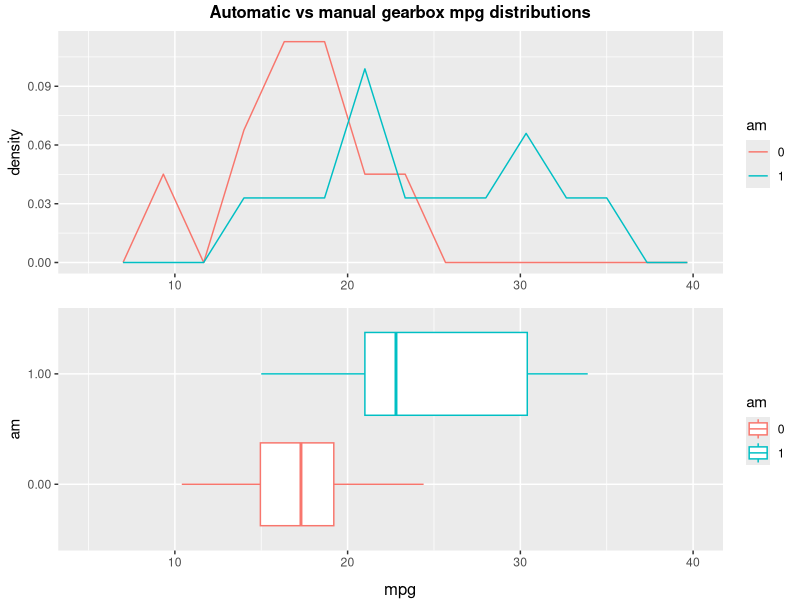

The R script that drew this image: (Note: this script raises an error after producing the figure.)
#' ---
#' title: "Linear Models"
#' subtitle: "Project1.R"
#' author: "Bruno Fischer Colonimos"
#' date: '`r format(Sys.Date(), "%d %B %Y")`'
#' output:
#'         html_document:
#'                 theme: readable
#'                 number_sections: yes
#'         word_document:
#'              fig_caption: yes
#'              fig_width: 9
#'              toc: no
#'              number_sections: yes
#'              theme: readable
#' ---


#+ options
knitr::opts_chunk$set(echo = FALSE)


#' libraries + external code
#' =========================

#+ libraries, warnings = FALSE

library(dplyr)
# require(graphics)
# library(GGally)
library(ggplot2)
library(grid)
library(gridExtra)

# source(file.path("morecode", "multiplot", "multiplot.R"))



#' The data
#' ========

# Help file : data frame with 32 observations on 11 variables.

# [, 1]	 mpg	 Miles/(US) gallon
# [, 2]	 cyl	 Number of cylinders
# [, 3]	 disp	 Displacement (cu.in.)
# [, 4]	 hp	 Gross horsepower
# [, 5]	 drat	 Rear axle ratio
# [, 6]	 wt	 Weight (1000 lbs)
# [, 7]	 qsec	 1/4 mile time
# [, 8]	 vs	 V/S
# [, 9]	 am	 Transmission (0 = automatic, 1 = manual)
# [,10]	 gear	 Number of forward gears
# [,11]	 carb	 Number of carburetors


data("mtcars")



#' Data exploration
#' ----------------

# means

means <- mtcars %>%
        group_by(am) %>%
        summarise(meanmpg=mean(mpg))

meanauto <- means[1,2]
meanmanual <- means[2,2]

# freq polygons
gpoly <- ggplot(mtcars, aes(mpg, y = ..density..,
                            color = factor(am))) +
        geom_freqpoly(bins = 16) +
        scale_color_discrete("am") +
        scale_x_continuous(limits = c(5, 40)) +
        xlab(NULL)
# gpoly


# boxplots
gbox <- ggplot(mtcars, aes(factor(am), mpg, color=factor(am))) +
        geom_boxplot() +
        scale_x_discrete("am",labels = c("0.00", "1.00")) +
        scale_y_continuous(limits = c(5, 40)) +
        scale_color_discrete("am") +
        ylab(NULL)+
        coord_flip()

# show freq polygons and boxplot

# remark: with the bold title, this is very slow
# bold title
title1 <- textGrob("Automatic vs manual gearbox mpg distributions",
                gp=gpar(fontface="bold"))

gr <- arrangeGrob(grobs=list(gpoly, gbox),
                  layout_matrix = matrix(c(1,2), nrow = 2) ,
                  top = title1,
                  bottom = "mpg")
# stores in gr use then grid.graw(gr)
grid.newpage()
grid.draw(gr)


# plotting the effect of every variable on mpg, conmparing
# automatic and manual transmissions

# plotting function
plotam <- function(varname, withlegend = FALSE) {
        g <- ggplot(mtcars,
               aes_(x = as.name(varname),
                    y = quote(mpg),
                    color = quote(factor(am)))) +
                geom_jitter(width= .3, height = .2) +
                geom_smooth(data = filter(mtcars, am ==0),
                            method="lm", se= FALSE) +
                geom_smooth(data = filter(mtcars, am ==1),
                            method="lm", se= FALSE) +
                ylab(NULL) +
                scale_color_discrete(guide_legend("am")) +
                theme(legend.position="bottom")
        if (withlegend) {
                g
        } else {
                g + theme(legend.position = "none")
        }
}

# test
# plotam("wt")
# plotam("wt" , withlegend=TRUE)

# plot all variables except mpg, against am
lpl <- lapply(X = setdiff(colnames(mtcars), c("am", "mpg")),
              plotam)


# display plots (with a common legend):

# get the legend from any one plot (the plot must have a legend)
# extract legend
# https://github.com/hadley/ggplot2/wiki/Share-a-legend-between-two-ggplot2-graphs
g_legend<-function(a.gplot){
        tmp <- ggplot_gtable(ggplot_build(a.gplot))
        leg <- which(sapply(tmp$grobs, function(x) x$name) == "guide-box")
        legend <- tmp$grobs[[leg]]
        return(legend)}

mylegend <- g_legend(plotam("wt", withlegend = TRUE))


# draw the plot
# windows(width = 10, height = 6)
title2 <- textGrob("Automatic vs manual:  mpg simple linear regressions",
                   gp = gpar(fontface="bold"))

gg <- arrangeGrob(grobs = lpl,
                  ncol = 3,
                  top = title2,
                  left = "mpg")

g3 <- arrangeGrob(gg,
                   mylegend, nrow=2, heights=c(10, 1))
grid.newpage()
grid.draw(g3)
# dev.off()




#' model selection
#' ===============

#' backwards elimination (without interaction)
#' -------------------------------------------

#' principle : start with a model with all variables, then
#' remove one by one the variable whith a coefficient not
#' significantly different from zero, starting with the
#' highest p-values.
#'
#' Here we get: mpg ~ am + wt + qsec
#'

# start

# first iteration
fit <- lm(mpg ~ carb + hp + disp + cyl + wt + gear + am + drat + vs + qsec, mtcars)

# testing function, not-really-so-great
nextstep <- function(fit) {
        sf <-  summary(fit)
        sfc <- summary(fit)$coef[-1,]
        rnames <- dimnames(sfc)[[1]]
        ix <- match(max(sfc[,4] ), sfc[,4] )
        # formula
        fitfla <- formula(fit)
        cfla <- as.character(fitfla)
        cfla <- paste(cfla[2], cfla[1], cfla[3])
        # result
        if (sfc[ix,4] > 0.05) {
                data.frame(nonsignif.var = rnames[ix],
                           p.value =  round(sfc[ix, 4], 3),
                           sigma = sf$sigma,
                           Rsquared =  sf$r.squared,
                           Adj.Rsquared = sf$adj.r.squared)
        } else {
                data.frame(nonsignif.var = "all significant",
                           formula = cfla,
                           sigma = sf$sigma,
                           Rsquared =  sf$r.squared,
                           Adj.Rsquared = sf$adj.r.squared)
        }
}


# init
i <- 1
elim <-  numeric(0)

step <- nextstep(fit)
elim[i] <- paste(step$nonsignif.var, "(p.value =", round(step$p.value, 2) , ")" )
i <- i + 1
# show essentials
summary(fit)
step
elim


# 2 removing cyl
fit <- lm(mpg ~ carb + hp + disp + wt + gear + am + drat + vs + qsec, mtcars)
step <- nextstep(fit)
elim[i] <- paste(step$nonsignif.var, "(p.value =", round(step$p.value, 2) , ")" )
i <- i + 1
# show essentials
summary(fit)
step
elim


# removing vs
fit <- lm(mpg ~ carb + hp + disp + wt + gear + am + drat + qsec, mtcars)
step <- nextstep(fit)
elim[i] <- paste(step$nonsignif.var, "(p.value =", round(step$p.value, 2) , ")" )
i <- i + 1
# show essentials
summary(fit)
step
elim


# removing carb
fit <- lm(mpg ~ hp + disp + wt + gear + am + drat + qsec, mtcars)
step <- nextstep(fit)
elim[i] <- paste(step$nonsignif.var, "(p.value =", round(step$p.value, 2) , ")" )
i <- i + 1
# show essentials
summary(fit)
step
elim


# removing gear
fit <- lm(mpg ~ hp + disp + wt + am + drat + qsec, mtcars)
step <- nextstep(fit)
elim[i] <- paste(step$nonsignif.var, "(p.value =", round(step$p.value, 2) , ")" )
i <- i + 1
# show essentials
summary(fit)
step
elim


# removing drat
fit <- lm(mpg ~ hp + disp + wt + am + qsec, mtcars)
step <- nextstep(fit)
elim[i] <- paste(step$nonsignif.var, "(p.value =", round(step$p.value, 2) , ")" )
i <- i + 1
# show essentials
summary(fit)
step
elim


# removing disp
fit <- lm(mpg ~ hp + wt + am + qsec, mtcars)
step <- nextstep(fit)
elim[i] <- paste(step$nonsignif.var, "(p.value =", round(step$p.value, 2) , ")" )
i <- i + 1
# show essentials
summary(fit)
step
elim

# removing hp final step
fit <- lm(mpg ~ wt + am + qsec, mtcars)
step <- nextstep(fit)
elim[i] <- paste(step$nonsignif.var, "(p.value =", round(step$p.value, 2) , ")" )
i <- i + 1
# show essentials
summary(fit)
step
elim

# All significants
#   nonsignif.var              formula    sigma  Rsquared Adj.Rsquared
# all significant mpg ~ wt + am + qsec 2.458846 0.8496636    0.8335561



#' mpg ~ wt + am + qsec diagnostics
#' --------------------------------

pr <- par("mfrow")
par(mfrow=c(2,2))
plot(fit, which = 1)
par(mfrow=pr)
dev.off()

# residuals plots
vnames <- c("wt", "am", "qsec") # variables in the final model

# Store residuals
mtcars1 <- mutate(mtcars, resid1 = rstudent(fit))

resvarplot <- function(varname) {
        ggplot(mtcars1, aes_(as.name(varname) , quote(resid1))) +
                geom_point()+
                geom_smooth()
}

lpres <- lapply(vnames, FUN=resvarplot)


windows(width = 10)
gr <- arrangeGrob(grobs = lpres,
          #ncols=3
          layout_matrix = matrix(c(1,2,3), nrow=1)
)
grid.draw(gr)
dev.off()



#' Adding interaction am:wt
#' ------------------------

fit2 <- lm(mpg ~ wt + am*wt + qsec, mtcars)
s <- summary(fit2)
s


pr <- par("mfrow")
par(mfrow=c(2,2))
plot(fit2, which = 4)
par(mfrow=pr)




#' Try Adding interaction am:qsec ==> no
#' -------------------------------------

fit3 <- lm(mpg ~ wt + am*wt + qsec + am*qsec, mtcars)
s <- summary(fit3)
s

an <- anova(fit, fit2, fit3)
an


# Analysis of Variance Table
#
# Model 1: mpg ~ wt + am + qsec
# Model 2: mpg ~ wt + am * wt + qsec
# Model 3: mpg ~ wt + am * wt + qsec + am * qsec
# Res.Df    RSS Df Sum of Sq       F   Pr(>F)
# 1     28 169.29
# 2     27 117.28  1    52.010 11.6099 0.002145 **
# 3     26 116.47  1     0.802  0.1791 0.675630
# ---
#  Signif. codes:  0 ‘***’ 0.001 ‘**’ 0.01 ‘*’ 0.05 ‘.’ 0.1 ‘ ’ 1

# p-values
pv <- an$`Pr(>F)`

#  NA 0.002144762 0.675630240

# get individual p-values
# pv[2]





#' We select : mpg ~ wt + am * wt + qsec
#' ------------------------




#' diagnostics2
#' ------------

pr <- par("mfrow")
par(mfrow=c(1,2))
plot(fit2, which=4)
plot(fit2, which=5)
par(mfrow = pr)


hatvalues(fit2)
dfb <- dfbetas(fit2)

str(dfb)

dfb[ , c("wt"  , "am", "wt:am")]

dfb[c("Fiat 128", "Maserati Bora" , "Chrysler Imperial" ) , c("wt"  , "am", "wt:am")]

# ==> Try without Chrysler Imperial , Maserati Bora

mtcars2 <- mtcars
mtcars2$model <- rownames(mtcars)
mtcars2 <- filter(mtcars2, model != "Chrysler Imperial", model != "Maserati Bora")
rownames(mtcars2) <- mtcars2$model

fit2B <- lm(mpg ~ wt + am*wt + qsec, mtcars2)
s <- summary(fit2B)
s

pr <- par("mfrow")
par(mfrow=c(1,2))
plot(fit2B, which = 4)
plot(fit2B, which = 5)
par(mfrow=pr)





hatvalues(fit2B)
dfb <- dfbetas(fit2B)
dfb[ , c("am", "wt:am")]



#'
#' conclusion:
#' -----------

# Point estimation
# neutral weight

nwt <- - (sfc[3,1] / sfc[5,1])
deltaslope <- sfc[5,1]


sfc <- summary(fit2B)$coef
sfc

# 2 equations, automatic vs manual
# automatic: mpg = 9.723 - 2.937 wt + 1.017 qs
# manual : mpg = (9.723 + 14.079) - (2.937 + 7.078) wt + 1.017 qs

# ==> for small wt, manual is better, for hign wt auto is better.
# balance point, w = 3.4 (thousands of lb)
# The manufactureres seem aware of it, as the overlap zone goes from circa

mt24 <- filter(mtcars, wt > 2.5 & wt < 4.5)
mt24a <- filter(mt24, am==0)
mt24m <- filter(mt24, am==1)
# ggplot(mt24, aes(wt, am))+ geom_point()
min(mt24a$wt) # 3.15
max(mt24m$wt) # 3.57




#'
#' (@) Bootstrapping the difference of coefficients
#' ====================================================
#'

data(mtcars)

# first: estimate the model from lm
fit <- lm(mpg ~  qsec + wt*am, mtcars)
sc <- summary(fit)$coefficients

# conf int for coeff(wt:am)
sc[5,1] + c(-1,1) * qt(df = nrow(mtcars) - 2, p = .975) * sc[5,2]



n <- nrow(mtcars)
B <- 10000

# resampling
set.seed(1254)


# do not storethe samples
#
# generate samples
x <- sample(1:n, n, replace = TRUE)

lsamp <- lapply(1:B, function(i) sample(1:n, n, replace = TRUE))

getcoeffs <- function(x){
        # sample data
        sdata <- mtcars[x,]
        # compute model
        fit <- lm(mpg ~  hp + wt*am, sdata)
        sc <- summary(fit)$coef

        bam <- sc[4,1]
        bamwt <- sc[5,1]
        wt0 <- (- bam / bamwt)
        c(wt0, bamwt)
}


lsamp <- sapply(lsamp, getcoeffs)
lsamp <- t(lsamp)
lsamp <- as.data.frame(lsamp, stringsAsFactors = FALSE)
colnames(lsamp) <- c("neutral", "diff_slope")

# conclusions about "neutral"
quantile(lsamp$neutral, c(.025, .975))
mean(lsamp[[1]]) # surprising
median(lsamp$neutral)
head(lsamp)
min(lsamp$neutral)
max(lsamp$neutral)

g = ggplot(lsamp, aes(x = neutral)) +
        geom_density(color = "black", fill = "lightblue") +
        scale_x_continuous(limits = c(1,5))
g


# About "diff_slope"

quantile(lsamp$diff_slope, c(.025, .975))
mean(lsamp$diff_slope) # surprising
median(lsamp$diff_slope)
















# ===================================================================================================
# ===================================================================================================


#' correlations
#' ------------

# cor(mtcars)

# heatmap(cor(mtcars),
#        col=colorRampPalette(c("blue","white", "red"))( 20 ))




#' diagnostics
#' ------------

pr <- par("mfrow")
par(mfrow=c(2,2))
plot(fit)
par(mfrow=pr)


# residuals plots

vnames <- c("wt", "am", "qsec") # variables in the final model

# rstudent(fit) # try


# Store residuals
mtcars <- mutate(mtcars, resid1 = rstudent(fit))


resvarplot <- function(varname, residvar = "resid1") {
        ggplot(mtcars, aes_(as.name(varname) , as.name(residvar))) +
                geom_point()+
                geom_smooth()
}

# resvarplot("wt")
# resvarplot("am")
# resvarplot("qsec")

lpres <- lapply(vnames, FUN=resvarplot)
windows(width=10)
multiplot(plotlist = lpres,
          #ncols=3
          layout = matrix(c(1,2,3), nrow=1)
          )
dev.off()




#' what about a different model with hp instead of qsec
#' -----------------------------------------------------


fit <- lm(mpg ~ wt + am + hp, mtcars)
s <- summary(fit)
s
# All significants
s$sigma
s$r.squared
s$adj.r.squared


# with hp and interaction

fit <- lm(mpg ~  am + hp + wt*am, mtcars)
s <- summary(fit)
s
# All significants
s$sigma
s$r.squared
s$adj.r.squared

# diagnostics
windows()
pr <- par("mfrow")
par(mfrow=c(2,2))
plot(fit)

par(mfrow = pr)
dev.off()

# SAME WITHOUR MASERATI bORA

rownames(mtcars)
mtcars <- mutate(mtcars, modname = rownames(mtcars))

mtcars2 <- filter(mtcars, modname != "Maserati Bora")


fit <- lm(mpg ~  am + hp + wt*am, mtcars2)
s <- summary(fit)
s
# All significants
s$sigma
s$r.squared
s$adj.r.squared

# diagnostics
windows()
pr <- par("mfrow")
par(mfrow=c(2,2))
plot(fit)

par(mfrow=pr)
dev.off()




vnames2 <- c("wt", "am", "hp") # variables in the final model
# Store residuals2
mtcars <- mutate(mtcars, resid2 = rstudent(fit))


resvarplot2 <- function(varname) {
        ggplot(mtcars, aes_(as.name(varname) , quote(resid2))) +
                geom_point()
}


lpres2 <- lapply(vnames2, FUN=resvarplot2)
multiplot(plotlist = lpres, ncols=3)
windows(width = 10)
multiplot(plotlist = lpres2,
          layout=matrix(c(1,2,3), nrow=1, byrow=TRUE))
dev.off()


# qqnorm(mtcars$resid1)
# qqnorm(mtcars$resid2)

ggplot(mtcars) + geom_qq(aes(sample = resid1))
ggplot(mtcars) + geom_qq(aes(sample = resid2))

ggplot(mtcars, aes(sample = resid1)) + stat_qq()
ggplot(mtcars, aes(sample = resid2)) + stat_qq()



ggplot(mtcars, aes(x= resid1)) +
        geom_histogram(bins=nclass.FD(mtcars$resid1))


ggplot(mtcars, aes(x= resid2)) +
        geom_histogram(bins=nclass.FD(mtcars$resid2))




#' correlations
#' -------------


# select(mtcars, one_of(vnames))
# cor(mtcars[vnames], select(mtcars, -one_of(names)))



# redv <- mtcars[c("mpg", vnames)]

heatmap(cor(mtcars[c("mpg", vnames)]),
        col=colorRampPalette(c("blue","white", "red"))( 20 ))

cor(mtcars[vnames])

heatmap(cor(mtcars[vnames])
        , col=colorRampPalette(c("blue","white", "red"))( 50 )
        #, zlim=c(-1.05, 1.05),
        , symm = TRUE
        )


heatmap(cor(mtcars[vnames2])
        , col=colorRampPalette(c("blue","white", "red"))( 50 )
        #, zlim=c(-1.05, 1.05),
        , symm = TRUE
)


# Correlations between variables inside the models and
# variables left out
cor(select(mtcars, one_of(vnames)),
    select(mtcars, - one_of(c(vnames, "mpg", 'modname'))))
# corresponding heatmap (blue = negative, red = positive)
heatmap(cor(mtcars[vnames],
            select(mtcars, -one_of(c(vnames, "mpg", "modname")))),
        col=colorRampPalette(c("blue","white", "red"))( 100 )
        #, zlim=c(-1, 1)
        )


cor(mtcars[vnames2],
    select(mtcars, -one_of(c(vnames2, "mpg", "resid1", "resid2", "modname"))))
heatmap(cor(mtcars[vnames2],
            select(mtcars, -one_of(c(vnames2, "mpg", "resid1", "resid2", "modname")))),
        col=colorRampPalette(c("blue","white", "red"))( 100 )
        # , zlim=c(-.9, .9)
)



# nested models

fit1 <- lm(mpg ~ am, mtcars)
fit2 <- lm(mpg ~ am + wt , mtcars)
fit3 <- lm(mpg ~ am + wt + qsec, mtcars)
anova(fit1,fit2,fit3)

fit4 <- lm(mpg ~ am + wt + qsec + hp, mtcars)
anova(fit3, fit4)
# ==> the addition of hp is not justified

fit5 <- lm(mpg ~ am + wt + qsec + disp, mtcars)
anova(fit3, fit5)
# ==> the addition of disp is not justified

fit3B <- lm(mpg ~ am + wt + qsec + wt*am, mtcars)
anova(fit3, fit3B)

summary(fit3)
summary(fit3B)



# nested models B

fitB1 <- lm(mpg ~ am, mtcars)
fitB2 <- lm(mpg ~ am + wt , mtcars)
fitB2B <- lm(mpg ~ am + wt*am , mtcars)

anova(fitB1,fitB2, fitB2B) # justified
fitB3B <- lm(mpg ~ am + wt*am + qsec, mtcars)
anova(fitB2B, fitB3B) # justified
summary(fitB3B)


fitB4 <- lm(mpg ~ am + wt + qsec + hp, mtcars)
anova(fit3, fit4)
# ==> the addition of hp is not justified


fit5 <- lm(mpg ~ am + wt + qsec + disp, mtcars)
anova(fit3, fit5)
# ==> the addition of disp is not justified

fit3B <- lm(mpg ~ am + wt + qsec + wt*am, mtcars)
anova(fit3, fit3B)

summary(fit3)
summary(fit3B)


#' nested models C
#' ---------------


fitC1 <- lm(mpg ~ am, mtcars)
fitC2 <- lm(mpg ~ am + wt , mtcars)
fitC2B <- lm(mpg ~ am + wt*am , mtcars)

anova(fitC1,fitC2, fitC2B) # justified
fitC3B <- lm(mpg ~ am + wt*am + hp, mtcars)
anova(fitC2B, fitC3B) # justified
summary(fitC3B)


fitC4B <- lm(mpg ~ am + wt*am + hp + qsec , mtcars)
anova(fitC3B, fitC4B)
# ==> the addition of hp is not justified
summary(fitC4B)



#' conclusion:
#' -----------

# 2 equations, automatic vs manual
# automatic: mpg = 9.723 - 2.937 wt + 1.017 qs
# manual : mpg = (9.723 + 14.079) - (2.937 + 7.078) wt + 1.017 qs

# ==> for small wt, manual is better, for hign wt auto is better.
# balance point, w = 3.4 (thousands of lb)
# The manufactureres seem aware of it, as the overlap zone goes from circa

mt24 <- filter(mtcars, wt > 2.5 & wt < 4.5)
mt24a <- filter(mt24, am==0)
mt24m <- filter(mt24, am==1)
# ggplot(mt24, aes(wt, am))+ geom_point()
min(mt24a$wt) # 3.15
max(mt24m$wt) # 3.57
